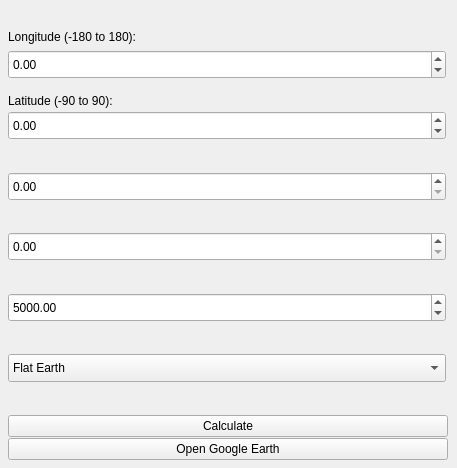
<?xml version="1.0" encoding="UTF-8"?>
<ui version="4.0">
 <class>MainWindow</class>
 <widget class="QMainWindow" name="MainWindow">
  <property name="geometry">
   <rect>
    <x>0</x>
    <y>0</y>
    <width>457</width>
    <height>468</height>
   </rect>
  </property>
  <property name="sizePolicy">
   <sizepolicy hsizetype="Preferred" vsizetype="Expanding">
    <horstretch>0</horstretch>
    <verstretch>0</verstretch>
   </sizepolicy>
  </property>
  <property name="baseSize">
   <size>
    <width>500</width>
    <height>500</height>
   </size>
  </property>
  <property name="windowTitle">
   <string>Tree Generator</string>
  </property>
  <widget class="QWidget" name="centralwidget">
   <property name="enabled">
    <bool>true</bool>
   </property>
   <property name="sizePolicy">
    <sizepolicy hsizetype="Preferred" vsizetype="Preferred">
     <horstretch>0</horstretch>
     <verstretch>0</verstretch>
    </sizepolicy>
   </property>
   <layout class="QVBoxLayout" name="verticalLayout">
    <property name="spacing">
     <number>1</number>
    </property>
    <property name="leftMargin">
     <number>8</number>
    </property>
    <property name="bottomMargin">
     <number>8</number>
    </property>
    <item>
     <widget class="QWidget" name="widgetOrigin" native="true">
      <property name="sizePolicy">
       <sizepolicy hsizetype="Preferred" vsizetype="Preferred">
        <horstretch>0</horstretch>
        <verstretch>0</verstretch>
       </sizepolicy>
      </property>
      <property name="maximumSize">
       <size>
        <width>1000000</width>
        <height>20</height>
       </size>
      </property>
      <property name="layoutDirection">
       <enum>Qt::LayoutDirection::LeftToRight</enum>
      </property>
     </widget>
    </item>
    <item>
     <widget class="QWidget" name="widgetLongitude" native="true">
      <property name="sizePolicy">
       <sizepolicy hsizetype="Preferred" vsizetype="Minimum">
        <horstretch>0</horstretch>
        <verstretch>0</verstretch>
       </sizepolicy>
      </property>
      <property name="layoutDirection">
       <enum>Qt::LayoutDirection::LeftToRight</enum>
      </property>
      <widget class="QLabel" name="label">
       <property name="geometry">
        <rect>
         <x>0</x>
         <y>0</y>
         <width>151</width>
         <height>20</height>
        </rect>
       </property>
       <property name="text">
        <string>Longitude (-180 to 180):</string>
       </property>
       <property name="alignment">
        <set>Qt::AlignmentFlag::AlignLeading|Qt::AlignmentFlag::AlignLeft|Qt::AlignmentFlag::AlignTop</set>
       </property>
      </widget>
      <widget class="QDoubleSpinBox" name="longitudeBox">
       <property name="geometry">
        <rect>
         <x>0</x>
         <y>20</y>
         <width>438</width>
         <height>29</height>
        </rect>
       </property>
       <property name="minimum">
        <double>-180.000000000000000</double>
       </property>
       <property name="maximum">
        <double>180.000000000000000</double>
       </property>
      </widget>
     </widget>
    </item>
    <item>
     <widget class="QWidget" name="widgetLatitude" native="true">
      <property name="sizePolicy">
       <sizepolicy hsizetype="Preferred" vsizetype="Minimum">
        <horstretch>0</horstretch>
        <verstretch>0</verstretch>
       </sizepolicy>
      </property>
      <widget class="QLabel" name="label_2">
       <property name="geometry">
        <rect>
         <x>0</x>
         <y>0</y>
         <width>181</width>
         <height>20</height>
        </rect>
       </property>
       <property name="text">
        <string>Latitude (-90 to 90):</string>
       </property>
      </widget>
      <widget class="QDoubleSpinBox" name="latitudeBox">
       <property name="geometry">
        <rect>
         <x>0</x>
         <y>20</y>
         <width>438</width>
         <height>29</height>
        </rect>
       </property>
       <property name="minimum">
        <double>-90.000000000000000</double>
       </property>
       <property name="maximum">
        <double>90.000000000000000</double>
       </property>
      </widget>
     </widget>
    </item>
    <item>
     <widget class="QWidget" name="widgetHeading" native="true">
      <property name="sizePolicy">
       <sizepolicy hsizetype="Preferred" vsizetype="Preferred">
        <horstretch>0</horstretch>
        <verstretch>0</verstretch>
       </sizepolicy>
      </property>
      <widget class="QDoubleSpinBox" name="headingBox">
       <property name="geometry">
        <rect>
         <x>0</x>
         <y>20</y>
         <width>438</width>
         <height>29</height>
        </rect>
       </property>
       <property name="maximum">
        <double>360.000000000000000</double>
       </property>
      </widget>
     </widget>
    </item>
    <item>
     <widget class="QWidget" name="widgetDistance" native="true">
      <property name="sizePolicy">
       <sizepolicy hsizetype="Preferred" vsizetype="Minimum">
        <horstretch>0</horstretch>
        <verstretch>0</verstretch>
       </sizepolicy>
      </property>
      <widget class="QDoubleSpinBox" name="distanceBox">
       <property name="geometry">
        <rect>
         <x>0</x>
         <y>20</y>
         <width>438</width>
         <height>29</height>
        </rect>
       </property>
       <property name="maximum">
        <double>10000.000000000000000</double>
       </property>
      </widget>
     </widget>
    </item>
    <item>
     <widget class="QWidget" name="widgetMsl" native="true">
      <property name="sizePolicy">
       <sizepolicy hsizetype="Preferred" vsizetype="Minimum">
        <horstretch>0</horstretch>
        <verstretch>0</verstretch>
       </sizepolicy>
      </property>
      <widget class="QDoubleSpinBox" name="mslBox">
       <property name="geometry">
        <rect>
         <x>0</x>
         <y>20</y>
         <width>438</width>
         <height>29</height>
        </rect>
       </property>
       <property name="maximum">
        <double>10000.000000000000000</double>
       </property>
       <property name="value">
        <double>5000.000000000000000</double>
       </property>
      </widget>
     </widget>
    </item>
    <item>
     <widget class="QWidget" name="widgetModel" native="true">
      <property name="sizePolicy">
       <sizepolicy hsizetype="Preferred" vsizetype="Minimum">
        <horstretch>0</horstretch>
        <verstretch>0</verstretch>
       </sizepolicy>
      </property>
      <widget class="QComboBox" name="modelInput">
       <property name="geometry">
        <rect>
         <x>0</x>
         <y>20</y>
         <width>438</width>
         <height>28</height>
        </rect>
       </property>
       <item>
        <property name="text">
         <string>Flat Earth</string>
        </property>
       </item>
       <item>
        <property name="text">
         <string>Spherical Earth</string>
        </property>
       </item>
       <item>
        <property name="text">
         <string>WGS84</string>
        </property>
       </item>
      </widget>
     </widget>
    </item>
    <item>
     <spacer name="verticalSpacer">
      <property name="orientation">
       <enum>Qt::Orientation::Horizontal</enum>
      </property>
      <property name="sizeHint" stdset="0">
       <size>
        <width>40</width>
        <height>20</height>
       </size>
      </property>
     </spacer>
    </item>
    <item>
     <widget class="QPushButton" name="calculateButton">
      <property name="text">
       <string>Calculate</string>
      </property>
     </widget>
    </item>
    <item>
     <widget class="QPushButton" name="onWebButton">
      <property name="text">
       <string>Open Google Earth</string>
      </property>
     </widget>
    </item>
   </layout>
  </widget>
 </widget>
 <resources/>
 <connections/>
</ui>
